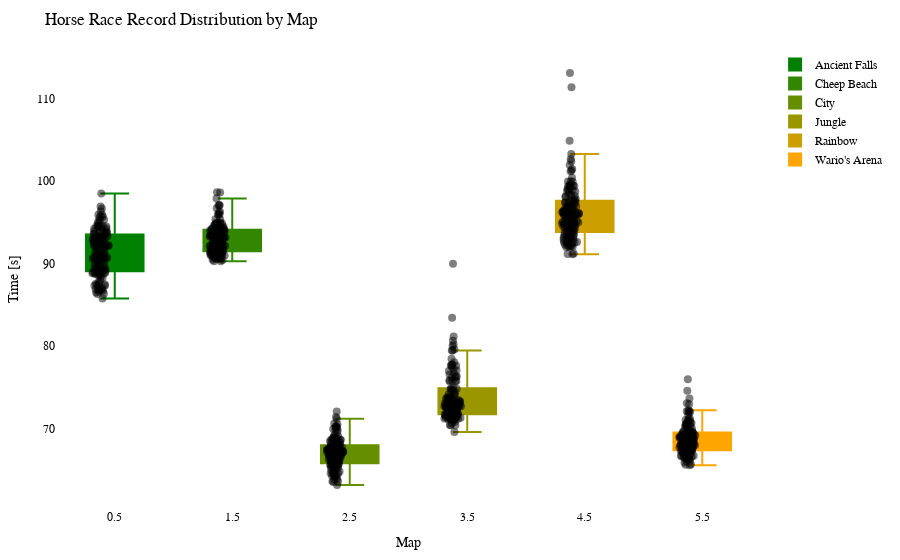

The notebook cell saved with this chart:
### Code cell
import plotly.graph_objects as go
import plotly.io as pio

df = getRecordsDataframe(minigame="Pferderennen")

# Calculate the offset for centering the data points
num_columns = len(df.columns)
offset = 0.5

# Create a Swarm plot using Plotly
fig = go.Figure()

cmap = LinearSegmentedColormap.from_list("green_orange", ["green", "orange"])
colors = [to_hex(cmap(i / (num_columns - 1))) for i in range(num_columns)]

for i, (column, color) in enumerate(zip(df.columns, colors)):
    x_values = [i + offset] * len(df[column])  # Adjust x-values with offset for horizontal centering
    fig.add_trace(go.Box(x=x_values,
                         y=df[column],
                         name=column,
                         boxpoints='all',
                         pointpos=-0.5,  # Adjust point position to prevent overlapping
                         marker=dict(color='rgba(0,0,0,0.5)', size=8),  # Adjust marker color and size
                         line=dict(color=color),
                         fillcolor=color,
                         hovertext=df_to_html.index,
                         hoverinfo='name+text+y',
                         showlegend=True))

fig.update_layout(title="Horse Race Record Distribution by Map",
                  xaxis=dict(title="Map"),
                  yaxis=dict(title="Time [s]"),
                  showlegend=True,
                  font=dict(family="Arial", size=12, color="black"),  # Customize font
                  plot_bgcolor="white",  # Set background color
                  margin=dict(l=50, r=50, t=50, b=50),  # Adjust margins for better layout
                  )

pio.show(fig)

pio.write_html(fig, "out/pferd_swarm_plot.html")

### Figure 1 — Plotly figure (JSON) as saved in the notebook; plotly's stock layout.template omitted (floating-point values rounded to 4 significant figures; data arrays with more than 128 entries replaced by an {"elided": "..."} marker saying what was removed)
{"data": [{"boxpoints": "all", "fillcolor": "#008000", "hoverinfo": "name+text+y", "hovertext": {"elided": "146 str values"}, "line": {"color": "#008000"}, "marker": {"color": "rgba(0,0,0,0.5)", "size": 8}, "name": "Ancient Falls", "pointpos": -0.5, "showlegend": true, "type": "box", "x": {"elided": "146 float values"}, "y": {"elided": "146 float values"}}, {"boxpoints": "all", "fillcolor": "#338700", "hoverinfo": "name+text+y", "hovertext": {"elided": "146 str values"}, "line": {"color": "#338700"}, "marker": {"color": "rgba(0,0,0,0.5)", "size": 8}, "name": "Cheep Beach", "pointpos": -0.5, "showlegend": true, "type": "box", "x": {"elided": "146 float values"}, "y": {"elided": "146 float values"}}, {"boxpoints": "all", "fillcolor": "#668f00", "hoverinfo": "name+text+y", "hovertext": {"elided": "146 str values"}, "line": {"color": "#668f00"}, "marker": {"color": "rgba(0,0,0,0.5)", "size": 8}, "name": "City", "pointpos": -0.5, "showlegend": true, "type": "box", "x": {"elided": "146 float values"}, "y": {"elided": "146 float values"}}, {"boxpoints": "all", "fillcolor": "#999600", "hoverinfo": "name+text+y", "hovertext": {"elided": "146 str values"}, "line": {"color": "#999600"}, "marker": {"color": "rgba(0,0,0,0.5)", "size": 8}, "name": "Jungle", "pointpos": -0.5, "showlegend": true, "type": "box", "x": {"elided": "146 float values"}, "y": {"elided": "146 float values"}}, {"boxpoints": "all", "fillcolor": "#cc9e00", "hoverinfo": "name+text+y", "hovertext": {"elided": "146 str values"}, "line": {"color": "#cc9e00"}, "marker": {"color": "rgba(0,0,0,0.5)", "size": 8}, "name": "Rainbow", "pointpos": -0.5, "showlegend": true, "type": "box", "x": {"elided": "146 float values"}, "y": {"elided": "146 float values"}}, {"boxpoints": "all", "fillcolor": "#ffa500", "hoverinfo": "name+text+y", "hovertext": {"elided": "146 str values"}, "line": {"color": "#ffa500"}, "marker": {"color": "rgba(0,0,0,0.5)", "size": 8}, "name": "Wario's Arena", "pointpos": -0.5, "showlegend": true, "type": "box", "x": {"elided": "146 float values"}, "y": {"elided": "146 float values"}}], "layout": {"font": {"color": "black", "family": "Arial", "size": 12}, "margin": {"b": 50, "l": 50, "r": 50, "t": 50}, "plot_bgcolor": "white", "showlegend": true, "title": {"text": "Horse Race Record Distribution by Map"}, "xaxis": {"title": {"text": "Map"}}, "yaxis": {"title": {"text": "Time [s]"}}}}
